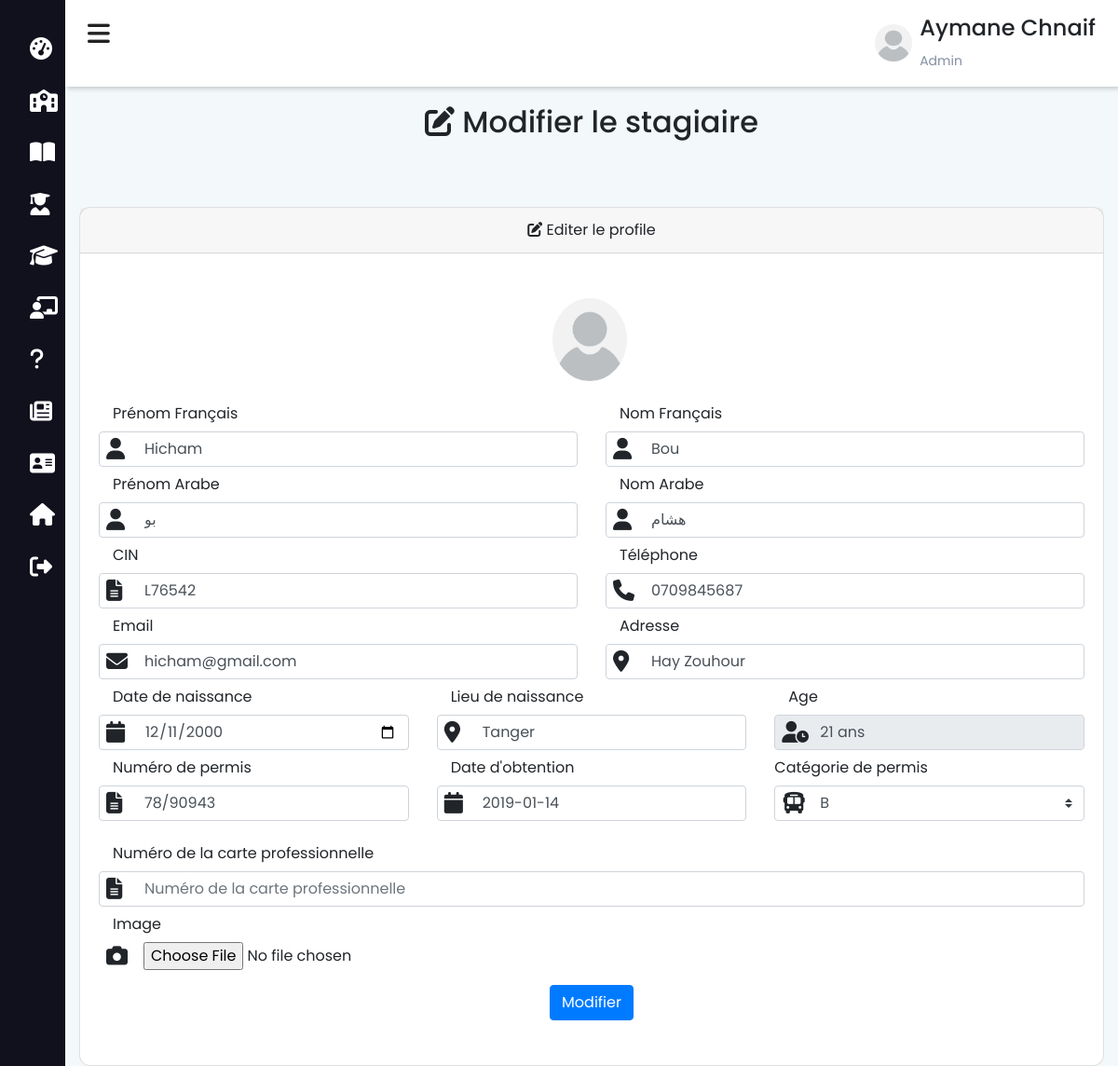
/admin/modifier-stagiaire?id=139 (signed in), run on an earlier commit of the app's database.
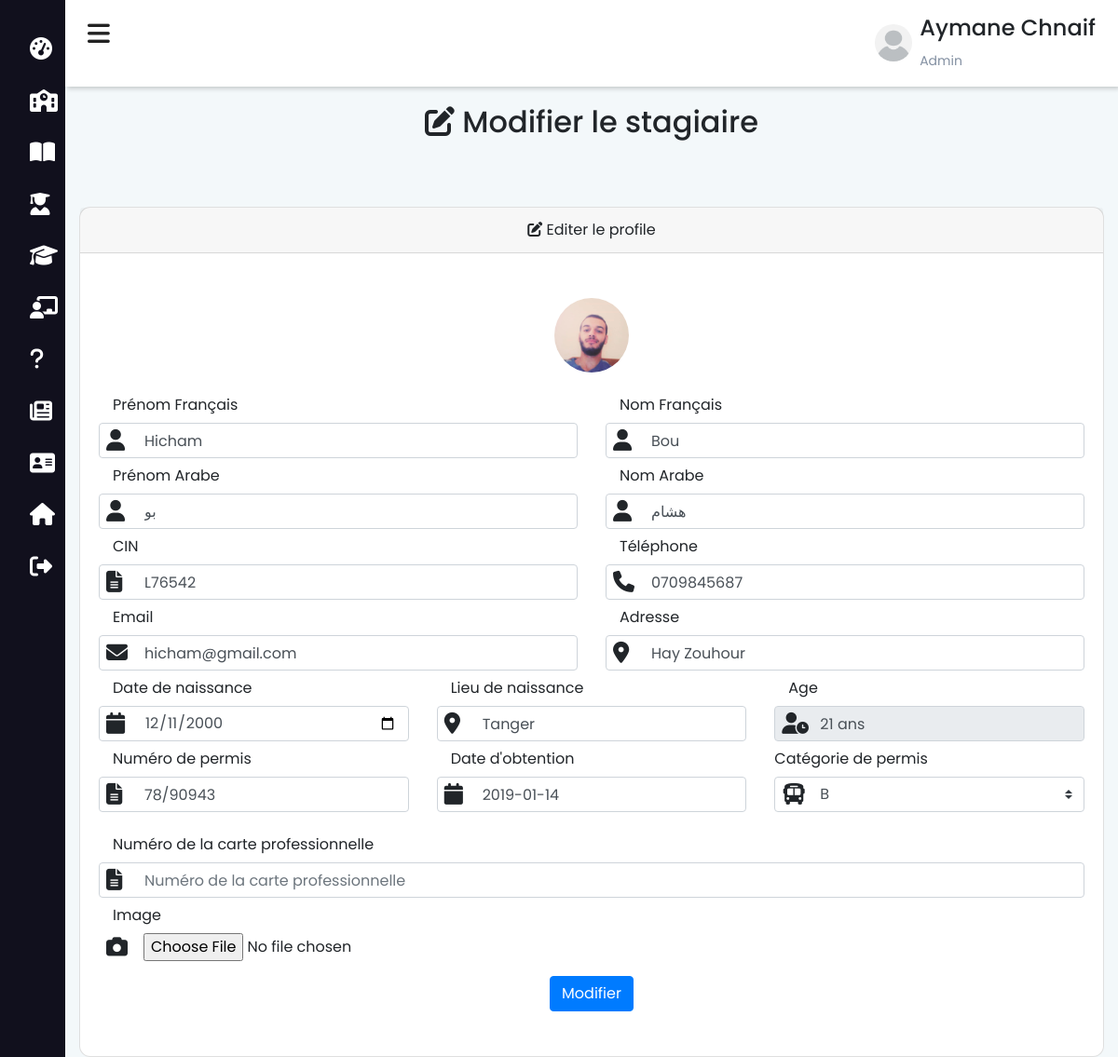
And on a later commit of the database.
### tables this page shows
CREATE TABLE `etudiant` (
  `etud_id` int(11) NOT NULL,
  `etud_nom` varchar(200) NOT NULL,
  `etud_nom_arab` varchar(200) NOT NULL,
  `etud_prenom` varchar(200) NOT NULL,
  `etud_prenom_arabe` varchar(200) NOT NULL,
  `etud_email` varchar(200) NOT NULL,
  `etud_telephone` varchar(200) NOT NULL,
  `etud_motdepasse` varchar(200) NOT NULL,
  `etud_cin` varchar(200) NOT NULL,
  `etud_formation` int(11) NOT NULL,
  `etud_naissance` date NOT NULL,
  `etud_lieu_naissance` varchar(50) NOT NULL,
  `etud_adress` varchar(200) NOT NULL,
  `etud_permis` varchar(200) NOT NULL,
  `etud_cat_permis` varchar(200) NOT NULL,
  `etude_carte_pro` varchar(200) NOT NULL,
  `etud_permis_obt` date NOT NULL DEFAULT current_timestamp(),
  `etud_scan_cin` varchar(200) NOT NULL,
  `etud_scan_permis` varchar(200) NOT NULL,
  `etud_scan_visite` varchar(200) NOT NULL,
  `etud_promos` int(11) DEFAULT NULL,
  `etud_image` varchar(500) NOT NULL,
  `etud_inscription` date NOT NULL DEFAULT current_timestamp()
);

### functions/db.php (called while the page is built, shortened)
<?php
    class DBController{
        protected $host = "localhost";
        protected $user = "root";
        protected $password = "";
        protected $db = "ecole";
        public function __construct(){
            $this->conn = mysqli_connect($this->host, $this->user, $this->password, $this->db);
        }
    }
?>

### session.php (called while the page is built, shortened)
<?php
    require("functions/db.php");
    require("functions/etudiant.php");
    $db = new DBController();
    $data = new Etudiant($db);
?>

### functions/etudiant.php (called while the page is built, shortened)
<?php
    class Etudiant{
        public $db = null;
        public function __construct(DBController $db){
            $this->db = $db;
        }
        public function getEtudiantFormation(){
            $result = $this->db->conn->query("SELECT * FROM `formation` INNER JOIN `etudiant` ON for_id=etud_formation ORDER BY etud_prenom ASC");
            $resultArray = array();
            while ($item = mysqli_fetch_array($result, MYSQLI_ASSOC)){
                $resultArray[] = $item;
            }
            return $resultArray;
        }
    }
?>

### admin/modifier-stagiaire.php (the view, shortened to what the changed rows need)
<?php include_once "../session.php"; ?>
<?php
$id = $_GET['id'];
$etudiants = $data->getEtudiantFormation();
foreach ($etudiants as $etudiant) {
    if ($etudiant['etud_id'] == $id) {
        $cin = $etudiant['etud_cin'];
        $prenom = $etudiant['etud_prenom'];
        $prenom_arab = $etudiant['etud_prenom_arabe'];
        $nom = $etudiant['etud_nom'];
        $nom_arab = $etudiant['etud_nom_arab'];
        $email = $etudiant['etud_email'];
        $naissance = $etudiant['etud_naissance'];
        $lieu = $etudiant['etud_lieu_naissance'];
        $adress = $etudiant['etud_adress'];
        $permis = $etudiant['etud_permis'];
        $categorie = $etudiant['etud_cat_permis'];
        $obtenue = $etudiant['etud_permis_obt'];
        $image = $etudiant['etud_image'];
        $phone = $etudiant['etud_telephone'];
        $date = date("Y-m-d");
        $age = date_diff(date_create($naissance), date_create($date));
    }
}
?>
<!DOCTYPE html>
<html lang="fr">
<head>
    <?php
        include_once "../includes/header.php";
    ?>
</head>
<body>
    <div class="main-content">
        <header>
            <?php include 'admin.php' ?>
        </header>
        <div class="container mt-5 pt-5">
            <div class="text-center py-3">
                <h2><i class="fas fa-edit"></i> Modifier le stagiaire</h2>
            </div>
            <div class="row justify-content-center">
                <div class="col-md-12 mt-5">
                    <div class="card card-position">
                        <div class="card-body py-5">
                            <div class="text-center mb-3">
                                <?php
                                if ($image == "") {
                                    echo "<img src='../images/etudiants/unknown_person.jpg' class='rounded-circle img-fluid' style='max-width: 5rem' id='image_display'>";
                                }
                                ?>
                                <img src="../dossiers-stagiaires/<?php echo $prenom."-".$nom."/".$image ?>" alt="" class='rounded-circle img-fluid' style='max-width: 5rem' id='image_display'>
                            </div>
                            <form action="" method="POST" enctype="multipart/form-data">
                                <div class="row mb-3">
                                    <div class="col-md-6">
                                        <div class="d-flex">
                                            <i class="fas fa-user position-awesome"></i>
                                            <input id="prenom" type="text" class="form-control pl-5" name="prenom" autocomplete="prenom" value="<?php echo $prenom ?>" placeholder="Votre prénom" required>
                                        </div>
                                    </div>
                                    <div class="col-md-6">
                                        <div class="d-flex">
                                            <i class="fas fa-user position-awesome"></i>
                                            <input id="nom" type="text" class="form-control pl-5" name="nom" autocomplete="nom" value="<?php echo $nom ?>" placeholder="Votre nom" required>
                                        </div>
                                    </div>
                                    <div class="col-md-6">
                                        <div class="d-flex">
                                            <i class="fas fa-user position-awesome"></i>
                                            <input id="prenom" type="text" class="form-control pl-5" name="prenom_arab" autocomplete="prenom" value="<?php echo $prenom_arab ?>" placeholder="Votre prénom" required>
                                        </div>
                                    </div>
                                    <div class="col-md-6">
                                        <div class="d-flex">
                                            <i class="fas fa-user position-awesome"></i>
                                            <input id="nom" type="text" class="form-control pl-5" name="nom_arab" autocomplete="nom" value="<?php echo $nom_arab ?>" placeholder="Votre nom" required>
                                        </div>
                                    </div>
                                    <div class="col-md-6">
                                        <div class="d-flex">
                                            <i class="fas fa-file-alt position-awesome"></i>
                                            <input id="cin" type="text" class="form-control pl-5" name="cin" autocomplete="cin" value="<?php echo $cin ?>" placeholder="Votre carte d'identité nationale">
                                        </div>
                                    </div>
                                    <div class="col-md-6">
                                        <div class="d-flex">
                                            <i class="fas fa-phone position-awesome"></i>
                                            <input id="phone" type="text" class="form-control pl-5" name="phone" autocomplete="phone" value="<?php echo $phone ?>" placeholder="Votre numéro de téléphone" required>
                                        </div>
                                    </div>
                                    <div class="col-md-6">
                                        <div class="d-flex">
                                            <i class="fas fa-envelope position-awesome"></i>
                                            <input id="email" type="email" class="form-control pl-5" name="email" autocomplete="phone" value="<?php echo $email ?>" placeholder="Votre numéro de téléphone" required>
                                        </div>
                                    </div>
                                    <div class="col-md-6">
                                        <div class="d-flex">
                                            <i class="fas fa-map-marker-alt position-awesome"></i>
                                            <input id="adress" type="text" class="form-control pl-5" name="adress" autocomplete="adress" value="<?php echo $adress ?>" placeholder="Votre numéro de téléphone" required>
                                        </div>
                                    </div>
                                    <div class="col-md-4">
                                        <div class="d-flex">
                                            <i class="fas fa-calendar position-awesome"></i>
                                            <input id="naissance" type="date" class="form-control pl-5" name="naissance" value="<?php echo $naissance ?>" autocomplete="naissance" required>
                                        </div>
                                    </div>
                                    <div class="col-md-4">
                                        <div class="d-flex">
                                            <i class="fas fa-map-marker-alt position-awesome"></i>
                                            <input id="lieu" type="text" class="form-control pl-5" name="lieu" autocomplete="lieu" value="<?php echo $lieu; ?>" placeholder="Lieu de naissance">
                                        </div>
                                    </div>
                                    <div class="col-md-4">
                                        <div class="d-flex">
                                            <i class="fas fa-user-clock position-awesome"></i>
                                            <input id="age" type="text" class="form-control pl-5" name="age" autocomplete="age" value="<?php echo $age->format('%y'); ?> ans" placeholder="Age" disabled>
                                        </div>
                                    </div>
                                    <div class="col-md-4">
                                        <div class="d-flex">
                                            <i class="fas fa-file-alt position-awesome"></i>
                                            <input id="permis" type="text" class="form-control pl-5" name="permis" autocomplete="permis" value="<?php echo $permis; ?>" placeholder="Numéro de permis">
                                        </div>
                                    </div>
                                    <div class="col-md-4">
                                        <div class="d-flex">
                                            <i class="fas fa-calendar position-awesome"></i>
                                            <input id="obtenue" type="text" class="form-control pl-5" name="obtenue" autocomplete="obtenue" value="<?php echo $obtenue; ?>">
                                        </div>
                                    </div>
                                    <div class="col-md-4">
                                        <div class="row mb-3">
                                            <div class="col-md-12">
                                                <div class="d-flex">
                                                    <i class="fas fa-bus position-awesome"></i>
                                                    <select class="custom-select px-5" name="categorie" id="categorie">
                                                        <option selected value="<?php echo $categorie ?>"><?php echo $categorie ?></option>
                                                    </select>
                                                </div>
                                            </div>
                                        </div>
                                    </div>
                                </div>
                            </form>
                        </div>
                    </div>
                </div>
            </div>
        </div>
    </div>
</body>
</html>

What changed in the data, as far as the page shows it:
changed etudiant "Hicham": etud_prenom+etud_image: picture added
